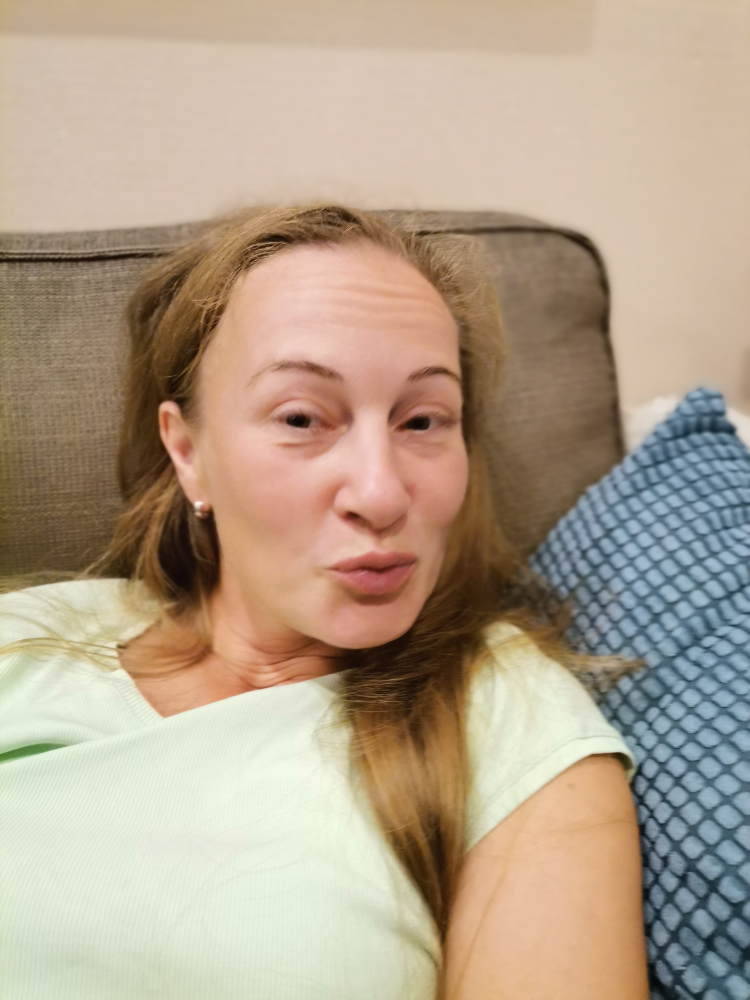
#> input picture nastya.jpg, 3000 x 4000 px (shown at 1/4 size)
$ python t1.py
#> lines starting #> are read from the running program, lines starting #| are printed output that depends on the picture
#> in get_image, image is the input picture: shape (4000, 3000, 3); mean B, G, R 140.1, 161.2, 178.9
import cv2
import numpy as np

alphabet = "Ñ@#W$9876543210?!abc;:+=-,._ "

def my_resize(scale_percent, img, vbok):
#> called with scale_percent = 5, vbok = 0
	width = int(img.shape[1] * 1.5 * scale_percent / 100)
#> width = 225
	if (vbok):
		height = int(img.shape[0])
	else:
		height = int(img.shape[0] * scale_percent / 100)
#> height = 200
	dim = (width, height)
#> dim = (225, 200)
	resized = cv2.resize(img, dim, interpolation = cv2.INTER_AREA)
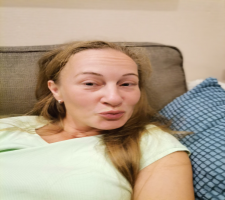
#> resized: shape (200, 225, 3); mean B, G, R 140.1, 161.2, 178.9
	return resized

def get_image(file = "./max.jpeg"):
	image = cv2.imread(file)
	#rgb_image = cv2.cvtColor(image, cv2.COLOR_BGR2RGB)
	return image

def show_image(image):
	cv2.imshow("Image", image)
	cv2.waitKey(0)
	cv2.destroyAllWindows()

def	encode_image(image):
	for i in range(image.shape[0]):
		for j in range(image.shape[1]):
			x = image[i][j]
			brightness = (2 * x[0] + x[1] + 7 * x[2]) / 9
			charac = alphabet[28 - int(brightness * 29 / 255)]
			print(f"{charac}", end=" ")
		print("")

def main():
	im = get_image("./nastya.jpg")#[:650, ::]
	#print(im.shape)
	#show_image(im)
	n_im = my_resize(5, im, 0)
	encode_image(n_im)
	show_image(im)
	#cv2.imwrite("./max4.jpeg", im)
main()

$ run again, with ser.jpg copied over nastya.jpg
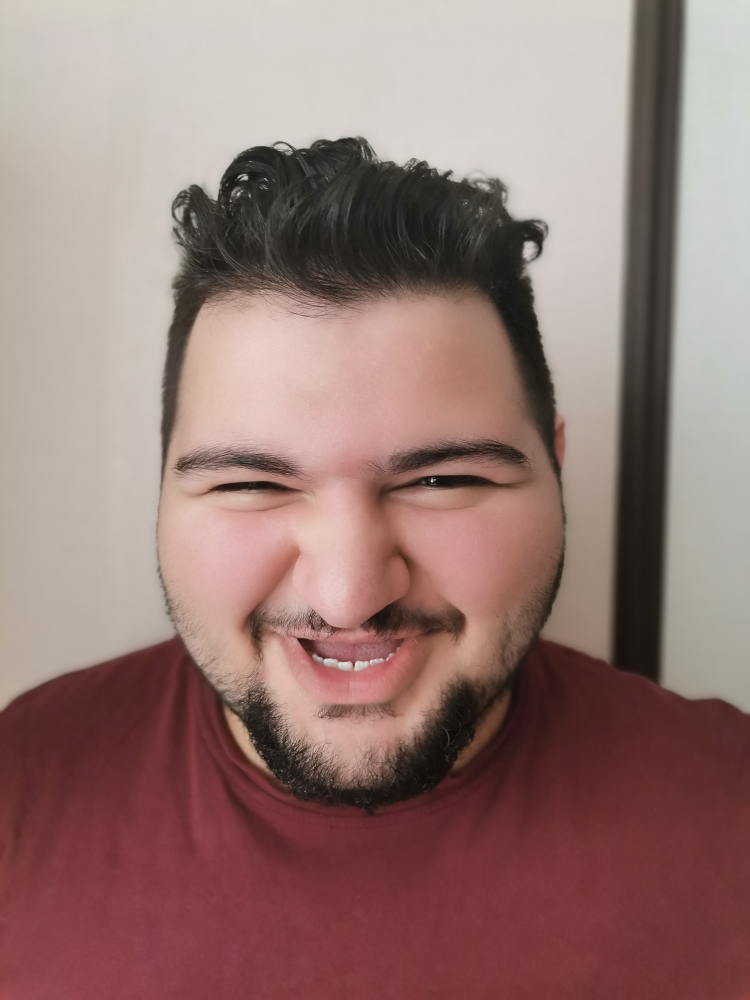
#> input picture ser.jpg, 3000 x 4000 px (shown at 1/4 size)
#> in get_image, image is the input picture: shape (4000, 3000, 3); mean B, G, R 116.2, 120.8, 149.9
#> in my_resize, `resized = cv2.resize(img, dim, interpolation = cv2.INTER_AREA)`:
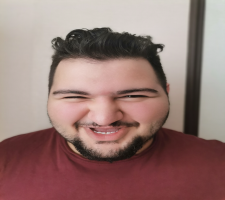
#> resized: shape (200, 225, 3); mean B, G, R 116.2, 120.8, 149.9
